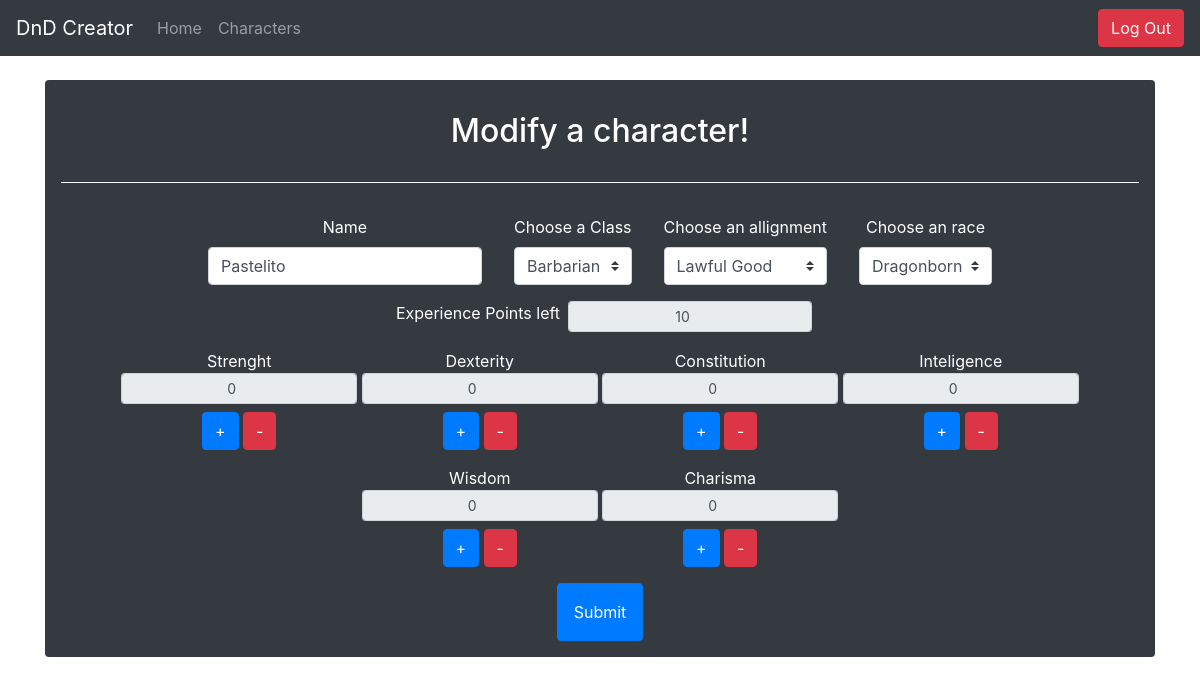
Page /characters/1/update (signed in) on the earlier database version.
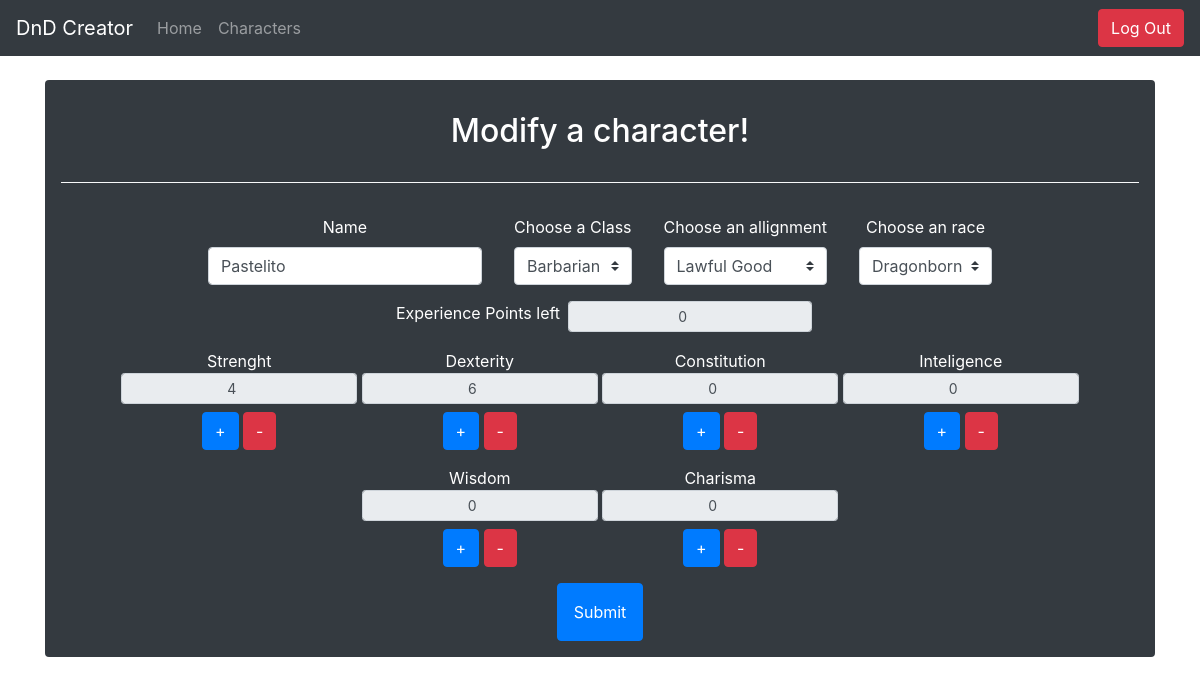
Same page on the later database version.
### website/src/models.py (models this page shows)
class DndChar(db.Model):
    id = db.Column(db.Integer, primary_key=True)
    name = db.Column(db.String(50))
    charClass = db.Column(db.String(50))
    race = db.Column(db.String(50))
    alling = db.Column(db.String(50))
    exp = db.Column(db.Integer)
    stren = db.Column(db.Integer)
    dex = db.Column(db.Integer)
    consti = db.Column(db.Integer)
    inteli = db.Column(db.Integer)
    wisdom = db.Column(db.Integer)
    charisma = db.Column(db.Integer)
    user_id = db.Column(db.Integer, db.ForeignKey('user.id'))

### website/src/characters.py (the view, shortened to what this page needs)
@characters.route('/<char_id>/update', methods=["GET", "POST"])
@login_required
def char_update(char_id):
    current_char = DndChar.query.filter_by(id=char_id).first()
    return render_template("character/char_update.html", character=current_char, user=current_user)

### website/templates/character/char_update.html (shortened to what this page needs)
{% extends "/bases/form_base.html" %}

### website/templates/bases/form_base.html (shortened to what the changed rows need)
{% extends "/bases/base.html" %}
{% block body %}
<br>
<div class="bg-dark p-3 rounded text-white">
    {% if character %}
        <h2 class="text-center p-3">Modify a character!</h2>
    {% else %}
        <h2 class="text-center p-3">Create a character!</h2>
    {% endif %}
    <form method="POST">
        <div class="form-row align-items-center text-center justify-content-center">
            <div class="p-3">
                <label for="charName">Name</label>
                {% if character %}
                    <input type="text" class="form-control" id="charName" name="charName" placeholder="Enter a name" value="{{ character.name }}"/>
                {% else %}
                    <input type="text" class="form-control" id="charName" name="charName" placeholder="Enter a name"/>
                {% endif %}
            </div>
            {% if character %}
            <div class="input-group d-flex justify-content-center mb-3">
                <label for="exp">Experience Points left</label>
                <div class="">
                    <input  class="ml-2 text-center form-control form-control-sm" type="number" id="exp" name="exp"
                    value={{ character.exp }} readonly>
                </div>
            </div>
            <div>
                <label for="stren" class="text-center">Strenght
                    <div>
                        <input class="text-center form-control form-control-sm" type="number" id="stren" name="stren"
                        value={{ character.stren }} readonly>
                        <div class="p-2">
                            <button class="btn btn-primary" type="button" onClick="incrementSkill('stren')">+</button>
                            <button class="btn btn-danger" type="button" onClick="decrementSkill('stren')">-</button>
                        </div>
                    </div>
                </label>
                <label for="dex" class="text-center">Dexterity
                    <div>
                        <input class="text-center form-control form-control-sm" type="number" id="dex" name="dex"
                        value={{ character.dex }}  size="1" readonly>
                        <div class="p-2">
                            <button class="btn btn-primary" type="button" onClick="incrementSkill('dex')">+</button>
                            <button class="btn btn-danger" type="button" onClick="decrementSkill('dex')">-</button>
                        </div>
                    </div>
                </label>
                <label for="consti" class="text-center" >Constitution
                    <div>
                        <input class="text-center form-control form-control-sm" type="number" id="consti" name="consti"
                        value={{ character.consti }}  size="1" readonly>
                        <div class="p-2">
                            <button class="btn btn-primary" type="button" onClick="incrementSkill('consti')">+</button>
                            <button class="btn btn-danger" type="button" onClick="decrementSkill('consti')">-</button>
                        </div>
                    </div>
                </label>
                <label for="inteligence" class="text-center">Inteligence
                    <div>
                        <input class="text-center form-control form-control-sm" type="number" id="inteligence" name="inteligence"
                        value={{ character.inteli }}  size="1" readonly>
                        <div class="p-2">
                            <button class="btn btn-primary" type="button" onClick="incrementSkill('inteligence')">+</button>
                            <button class="btn btn-danger" type="button" onClick="decrementSkill('inteligence')">-</button>
                        </div>
                    </div>
                </label>
                <label for="wisdom" class="text-center">Wisdom
                    <div>
                        <input class="text-center form-control form-control-sm" type="number" id="wisdom" name="wisdom"
                        value={{ character.wisdom }}  size="1" readonly>
                        <div class="p-2">
                            <button class="btn btn-primary" type="button" onClick="incrementSkill('wisdom')" >+</button>
                            <button class="btn btn-danger" type="button" onClick="decrementSkill('wisdom')">-</button>
                        </div>
                    </div>
                </label>
                <label for="charisma" class="text-center">Charisma
                    <div class="">
                        <input class="text-center form-control form-control-sm" type="number" id="charisma" name="charisma"
                        value={{ character.charisma }}  size="1" readonly>
                        <div class="p-2">
                            <button class="btn btn-primary" type="button" onClick="incrementSkill('charisma')">+</button>
                            <button class="btn btn-danger" type="button" onClick="decrementSkill('charisma')">-</button>
                        </div>
                    </div>
                </label>
            </div>
            {% endif %}
            <br>
        </div>
    </form>
</div>
{% endblock %}

Differences in the rows shown:
changed DndChar "Pastelito": exp "10" → "0"; stren "0" → "4"; dex "0" → "6"
